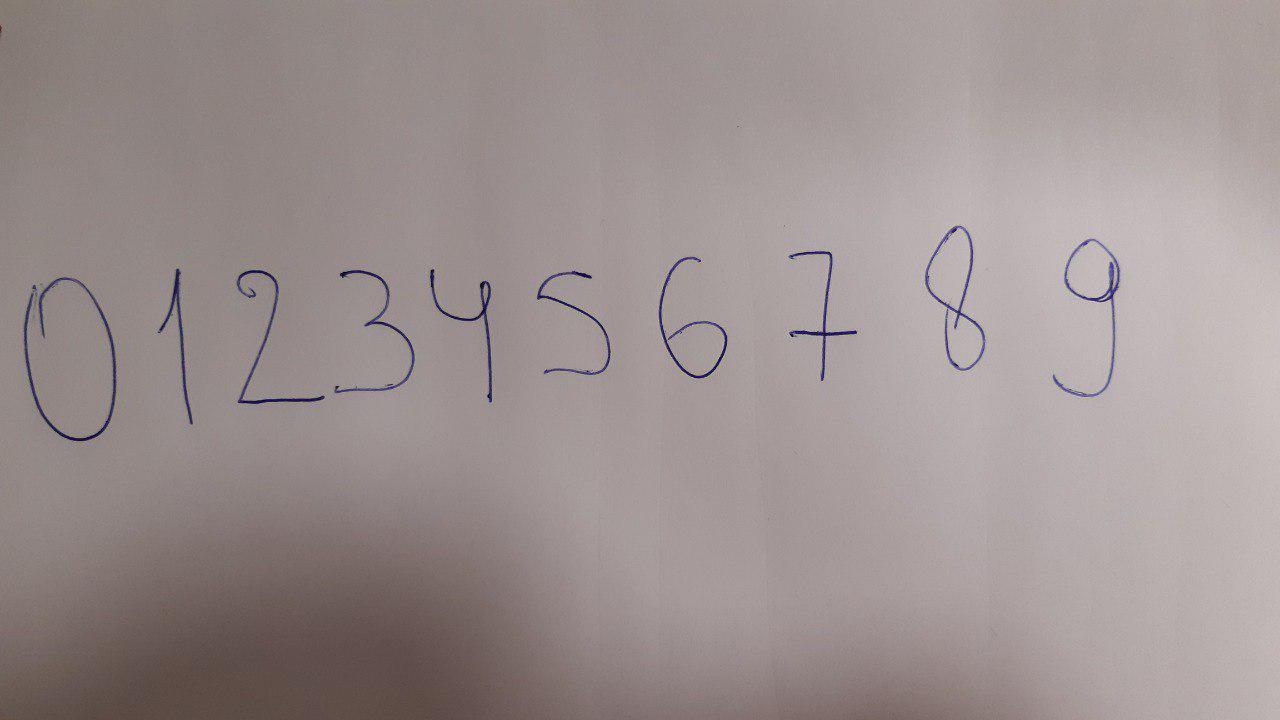
#> input picture python/images/12345.jpg, 1280 x 720 px, found by its file name
$ python findHSV.py
#> lines starting #> are read from the running program, lines starting #| are printed output that depends on the picture; after the words box and inside, x2 and y2 are one past the last pixel; in counts of white or black regions, pixels touching at a corner belong together
import cv2
import numpy as np

if __name__ == '__main__':
    def nothing(*arg):
        pass

cv2.namedWindow( "result" ) # создаем главное окно
cv2.namedWindow( "settings" ) # создаем окно настроек

# создаем 6 бегунков для настройки начального и конечного цвета фильтра
cv2.createTrackbar('h1', 'settings', 0, 255, nothing)
#> slider 'h1' is set to 85
cv2.createTrackbar('s1', 'settings', 0, 255, nothing)
#> slider 's1' is set to 85
cv2.createTrackbar('v1', 'settings', 0, 255, nothing)
#> slider 'v1' is set to 85
cv2.createTrackbar('h2', 'settings', 255, 255, nothing)
cv2.createTrackbar('s2', 'settings', 255, 255, nothing)
cv2.createTrackbar('v2', 'settings', 255, 255, nothing)
crange = [0,0,0, 0,0,0]

while True:
    fn = "E:\\Projects\\JS\\digitsScanBot\\python\\images\\12345.jpg"
    img = cv2.imread(fn)
#> img is the input picture: shape (720, 1280, 3); mean B, G, R 144.6, 145.2, 156.6

    hsv = cv2.cvtColor(img, cv2.COLOR_BGR2HSV )
#> hsv: shape (720, 1280, 3); mean H, S, V 32.5, 22.9, 156.9

    # считываем значения бегунков
    h1 = cv2.getTrackbarPos('h1', 'settings')
    s1 = cv2.getTrackbarPos('s1', 'settings')
    v1 = cv2.getTrackbarPos('v1', 'settings')
    h2 = cv2.getTrackbarPos('h2', 'settings')
    s2 = cv2.getTrackbarPos('s2', 'settings')
    v2 = cv2.getTrackbarPos('v2', 'settings')

    # формируем начальный и конечный цвет фильтра
    h_min = np.array((h1, s1, v1), np.uint8)
    h_max = np.array((h2, s2, v2), np.uint8)

    # накладываем фильтр на кадр в модели HSV
    thresh = cv2.inRange(hsv, h_min, h_max)
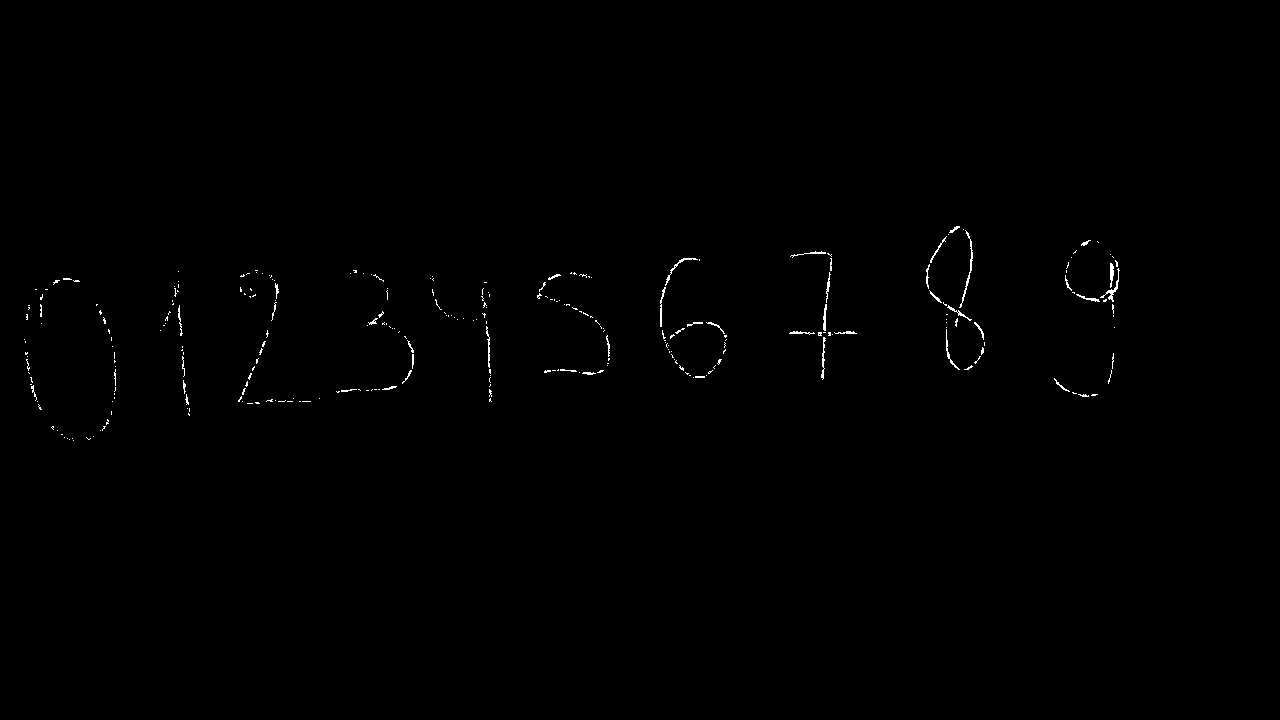
#> thresh: shape (720, 1280); 0.36% white in thin lines or dots, all inside (x1, y1, x2, y2) = (24, 226, 1120, 441)
    thresh = cv2.bitwise_not(thresh)

    cv2.imshow('result', thresh)

    ch = cv2.waitKey(5)
#> (key Esc is pressed here)
    if ch == 27:
        break

$ run again, with python/images/123456.jpg copied over python/images/12345.jpg
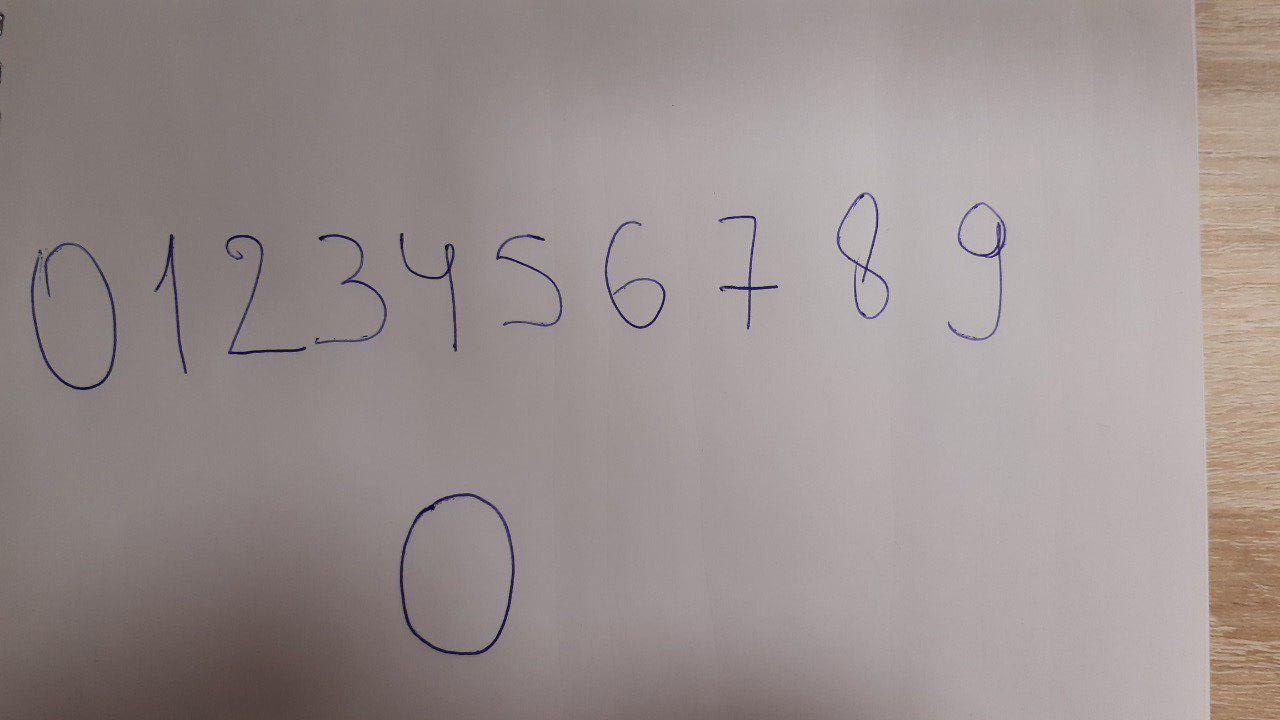
#> input picture python/images/123456.jpg, 1280 x 720 px, found by its file name
#> img is the input picture: shape (720, 1280, 3); mean B, G, R 142.6, 143.7, 154.3
#> hsv: shape (720, 1280, 3); mean H, S, V 69.8, 22.8, 154.7
#> `thresh = cv2.inRange(hsv, h_min, h_max)`:
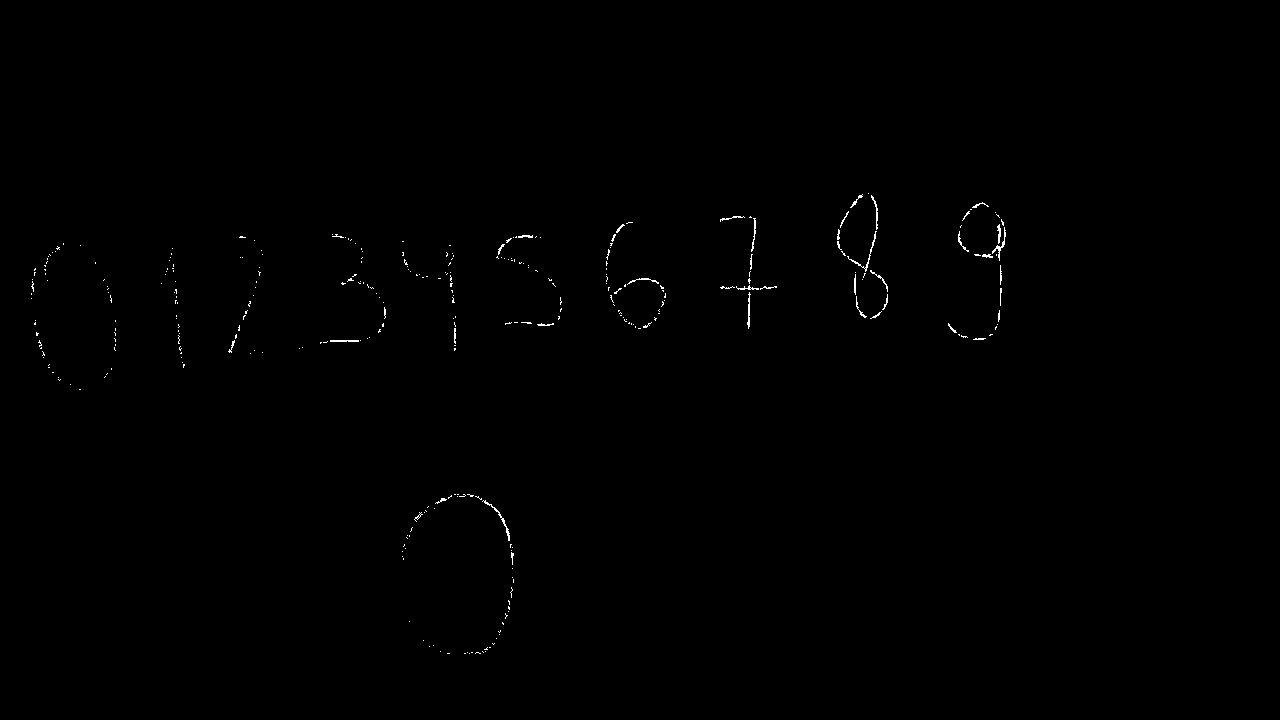
#> thresh: shape (720, 1280); 0.28% white in thin lines or dots, all inside (x1, y1, x2, y2) = (31, 193, 1006, 654)

$ run again, with python/images/digits2.jpg copied over python/images/12345.jpg
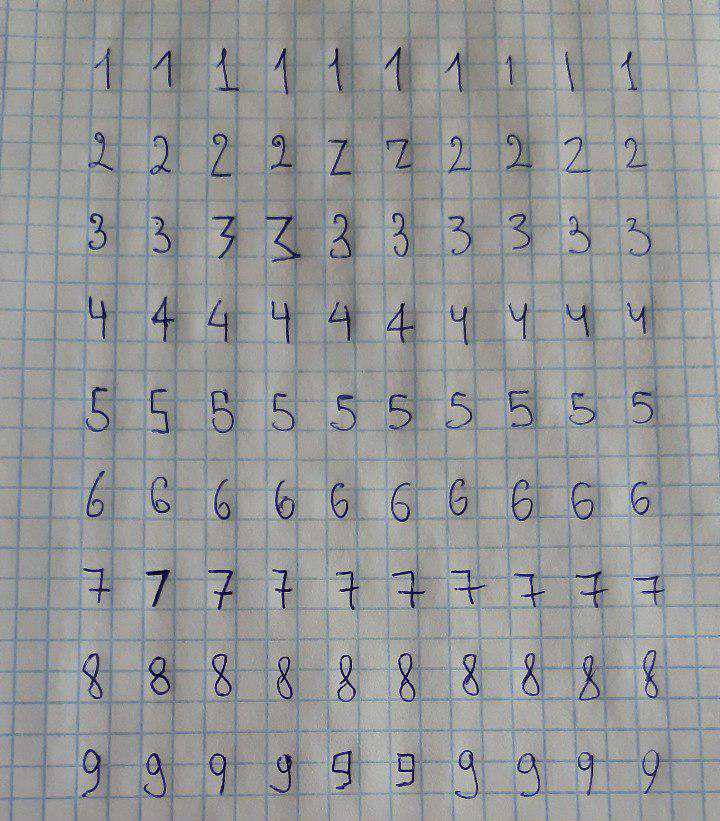
#> input picture python/images/digits2.jpg, 720 x 821 px, found by its file name
#> img is the input picture: shape (821, 720, 3); mean B, G, R 151.3, 150.6, 149.4
#> hsv: shape (821, 720, 3); mean H, S, V 68.4, 23.1, 157.2
#> `thresh = cv2.inRange(hsv, h_min, h_max)`:
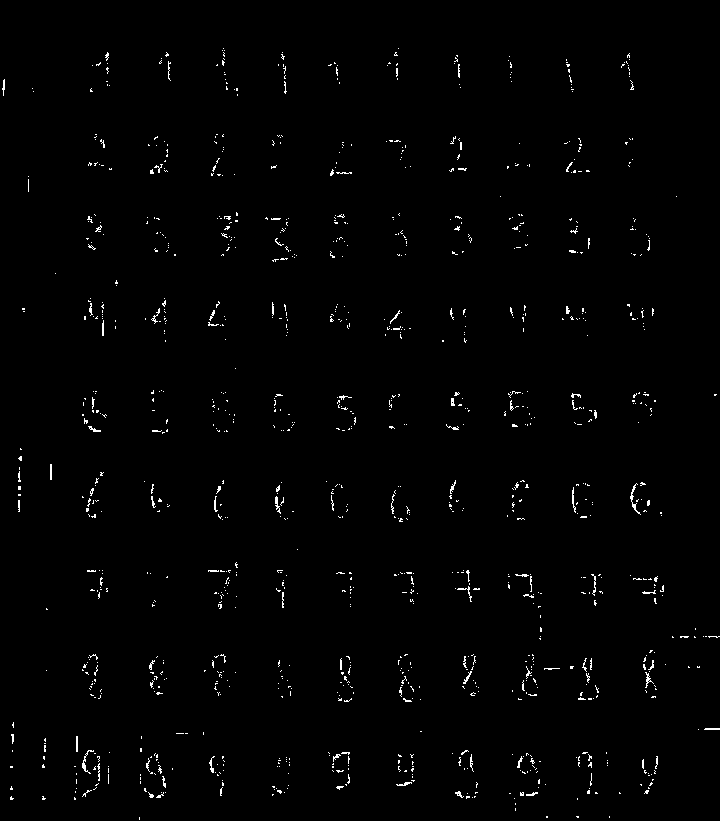
#> thresh: shape (821, 720); 1.1% white in thin lines or dots
